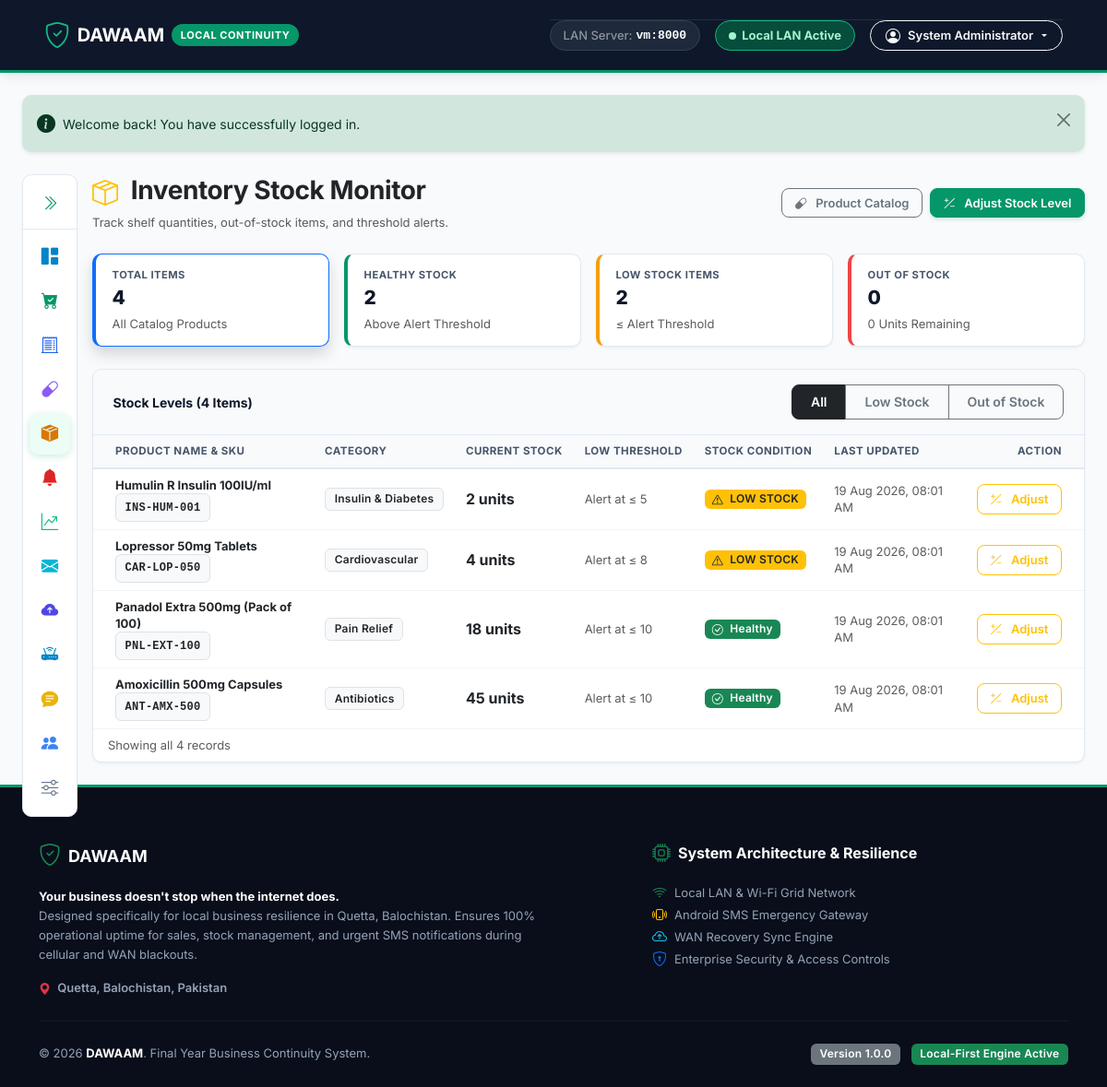
The page /admin/inventory/index.php (signed in) on the database its author committed.
### tables this page shows
CREATE TABLE `users` (
  `id` INT AUTO_INCREMENT PRIMARY KEY,
  `user_code` VARCHAR(20) NOT NULL UNIQUE COMMENT 'Unique identifier, e.g. DW-0001',
  `name` VARCHAR(100) NOT NULL,
  `username` VARCHAR(50) NOT NULL UNIQUE,
  `email` VARCHAR(100) NULL,
  `password_hash` VARCHAR(255) NOT NULL,
  `status` ENUM('active', 'inactive', 'suspended') NOT NULL DEFAULT 'active',
  `created_at` DATETIME NOT NULL DEFAULT CURRENT_TIMESTAMP,
  `updated_at` DATETIME NOT NULL DEFAULT CURRENT_TIMESTAMP ON UPDATE CURRENT_TIMESTAMP
);

CREATE TABLE `products` (
  `id` INT AUTO_INCREMENT PRIMARY KEY,
  `category_id` INT NULL,
  `name` VARCHAR(150) NOT NULL,
  `sku` VARCHAR(50) UNIQUE NULL,
  `price` DECIMAL(10,2) NOT NULL DEFAULT 0.00,
  `stock_qty` INT NOT NULL DEFAULT 0,
  `low_stock_threshold` INT NOT NULL DEFAULT 5,
  `created_at` DATETIME NOT NULL DEFAULT CURRENT_TIMESTAMP,
  `updated_at` DATETIME NOT NULL DEFAULT CURRENT_TIMESTAMP ON UPDATE CURRENT_TIMESTAMP,
  CONSTRAINT `fk_prod_cat` FOREIGN KEY (`category_id`) REFERENCES `categories`(`id`) ON DELETE SET NULL
);

CREATE TABLE `categories` (
  `id` INT AUTO_INCREMENT PRIMARY KEY,
  `name` VARCHAR(100) NOT NULL UNIQUE,
  `description` TEXT NULL,
  `created_at` DATETIME NOT NULL DEFAULT CURRENT_TIMESTAMP
);

### admin/inventory/index.php (the view, shortened to what the rows shown need)
<?php
require_once __DIR__ . '/../../includes/auth.php';
require_permission('inventory.view');
$pdo = get_db_connection();
$where_clauses = [];
$params = [];
$page = (int)($_GET['page'] ?? 1);
$limit = (int)($_GET['limit'] ?? 15);
$paginated_res = get_paginated_data($pdo, [
    'table' => 'products p LEFT JOIN categories c ON p.category_id = c.id',
    'select_fields' => 'p.id, p.name, p.sku, p.price, p.stock_qty, p.low_stock_threshold, p.updated_at, c.name AS category_name',
    'where_clause' => count($where_clauses) > 0 ? implode(" AND ", $where_clauses) : '',
    'params' => $params,
    'order_by' => '(p.stock_qty <= p.low_stock_threshold) DESC, p.stock_qty ASC',
    'page' => $page,
    'limit' => $limit,
    'count_field' => 'p.id'
]);
$products = $paginated_res['data'];
require_once __DIR__ . '/../../includes/header.php';
?>
<div class="d-flex justify-content-between align-items-center mb-4 flex-wrap gap-3">
    <div>
        <h2 class="fw-bold text-dark mb-1">
            <i class="bi bi-box-seam text-warning me-2"></i> Inventory Stock Monitor
        </h2>
    </div>
</div>
<div class="row">
    <div class="col-12">
        <div class="dw-card">
            <div class="card-body p-0">
                <?php if (count($products) > 0): ?>
                    <div class="table-responsive">
                        <table class="table table-hover align-middle mb-0">
                            <thead class="table-light">
                                <tr>
                                    <th class="ps-4">Product Name & SKU</th>
                                    <th>Category</th>
                                    <th>Current Stock</th>
                                    <th>Low Threshold</th>
                                    <th>Stock Condition</th>
                                    <th>Last Updated</th>
                                    <th class="text-end pe-4">Action</th>
                                </tr>
                            </thead>
                            <tbody>
                                <?php foreach ($products as $p): ?>
                                    <?php
                                        $is_out = ($p['stock_qty'] == 0);
                                        $is_low = ($p['stock_qty'] <= $p['low_stock_threshold']);
                                    ?>
                                    <tr>
                                        <td class="ps-4">
                                            <strong class="text-dark d-block"><?php echo sanitize($p['name']); ?></strong>
                                            <span class="badge bg-light text-dark border font-monospace small">
                                                <?php echo sanitize($p['sku'] ?? 'N/A'); ?>
                                            </span>
                                        </td>
                                        <td>
                                            <span class="badge bg-light text-dark border">
                                                <?php echo sanitize($p['category_name'] ?? 'Unassigned'); ?>
                                            </span>
                                        </td>
                                        <td class="fw-bold fs-6 text-dark">
                                            <?php echo $p['stock_qty']; ?> units
                                        </td>
                                        <td class="small text-muted">
                                            Alert at &le; <?php echo $p['low_stock_threshold']; ?>
                                        </td>
                                        <td>
                                            <?php if ($is_out): ?>
                                                <span class="badge bg-danger px-2 py-1">
                                                    <i class="bi bi-x-circle me-1"></i> OUT OF STOCK
                                                </span>
                                            <?php elseif ($is_low): ?>
                                                <span class="badge bg-warning text-dark px-2 py-1">
                                                    <i class="bi bi-exclamation-triangle me-1"></i> LOW STOCK
                                                </span>
                                            <?php else: ?>
                                                <span class="badge bg-success px-2 py-1">
                                                    <i class="bi bi-check-circle me-1"></i> Healthy
                                                </span>
                                            <?php endif; ?>
                                        </td>
                                        <td class="small text-muted">
                                            <?php echo format_date($p['updated_at']); ?>
                                        </td>
                                        <td class="text-end pe-4">
                                            <?php if (has_permission('inventory.adjust')): ?>
                                                <a href="adjustment.php?product_id=<?php echo $p['id']; ?>" class="btn btn-outline-warning btn-sm">
                                                    <i class="bi bi-plus-slash-minus me-1"></i> Adjust
                                                </a>
                                            <?php endif; ?>
                                        </td>
                                    </tr>
                                <?php endforeach; ?>
                            </tbody>
                        </table>
                    </div>
                <?php endif; ?>
            </div>
        </div>
    </div>
</div>
<?php require_once __DIR__ . '/../../includes/footer.php'; ?>

### includes/navbar.php (shortened to what the rows shown need)
<?php
$user = current_user();
?>
<nav class="navbar navbar-expand-xl navbar-dark dw-navbar sticky-top">
    <div class="container-fluid px-3 px-xl-4">
        <div class="collapse navbar-collapse" id="dwNavbar">
            <div class="d-flex flex-column flex-xl-row align-items-start align-items-xl-center gap-2 gap-xl-3 pt-3 pt-xl-0 border-top border-xl-0 border-secondary border-opacity-25">
                <?php if ($user): ?>
                    <div class="dropdown text-nowrap w-100 w-xl-auto">
                        <button class="btn btn-outline-light dropdown-toggle btn-sm rounded-pill px-3 py-1.5 fw-semibold d-flex align-items-center justify-content-between justify-content-xl-start dw-user-btn" type="button" id="userMenu" data-bs-toggle="dropdown" aria-expanded="false">
                            <span class="d-inline-flex align-items-center gap-2">
                                <i class="bi bi-person-circle fs-6"></i>
                                <span class="dw-user-name-text"><?php echo sanitize($user['name']); ?></span>
                            </span>
                        </button>
                    </div>
                <?php else: ?>
                    <a href="<?php echo BASE_URL; ?>/admin/login.php" class="btn btn-dw-primary btn-sm px-3 py-2 text-nowrap d-inline-flex align-items-center justify-content-center gap-2 w-100 w-xl-auto">
                        <i class="bi bi-lock-fill"></i> <span>Staff Login</span>
                    </a>
                <?php endif; ?>
            </div>
        </div>
    </div>
</nav>

### rows shown on the page
users: name "System Administrator"
products: name "Humulin R Insulin 100IU/ml", sku "INS-HUM-001", category.name "Insulin & Diabetes", stock_qty "2", low_stock_threshold "5", shows "LOW STOCK", updated_at "19 Aug 2026, 08:01 AM"
products: name "Lopressor 50mg Tablets", sku "CAR-LOP-050", category.name "Cardiovascular", stock_qty "4", low_stock_threshold "8", shows "LOW STOCK", updated_at "19 Aug 2026, 08:01 AM"
products: name "Panadol Extra 500mg (Pack of 100)", sku "PNL-EXT-100", category.name "Pain Relief", stock_qty "18", low_stock_threshold "10", shows "Healthy", updated_at "19 Aug 2026, 08:01 AM"
products: name "Amoxicillin 500mg Capsules", sku "ANT-AMX-500", category.name "Antibiotics", stock_qty "45", low_stock_threshold "10", shows "Healthy", updated_at "19 Aug 2026, 08:01 AM"

### other values the page prints
APP_NAME "DAWAAM"
SERVER_LAN_IP "vm"
$message "Welcome back! You have successfully logged in."
$stat_total "4"
$stat_in_stock "2"
$stat_low "2"
$stat_out "0"
count($products) "4"
$pagination['total_records'] "4"
APP_VERSION "1.0.0"
